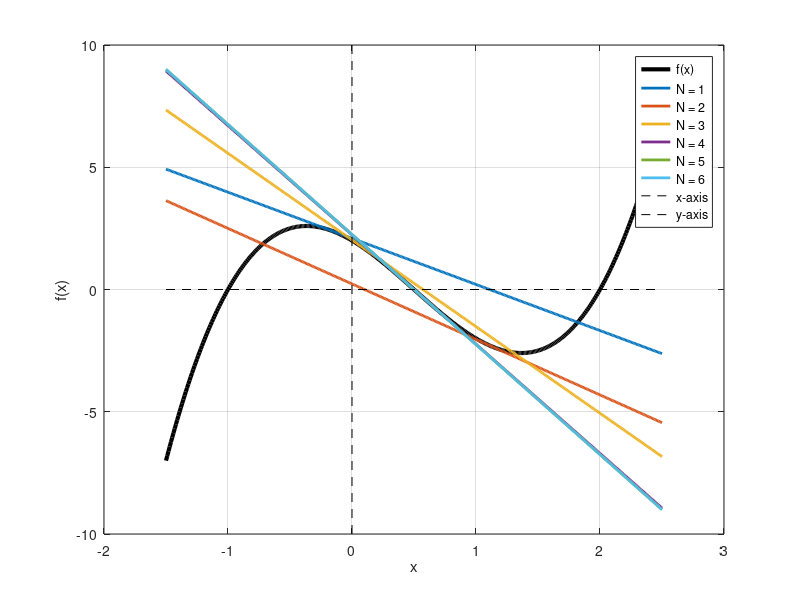

Write MATLAB code to recreate this figure.
x = -1.5:0.01:2.5; % range of X
N = 6; % number of iterations for finding the root

% actual function
fx = @(x) 2*x.^3 - 3*x.^2 - 3*x + 2;
dfx = @(x) 6*x.^2 - 6*x -3;

% plot
figure;
plot(x,fx(x),'k','LineWidth',3,'DisplayName','f(x)'); grid on
xlabel('x')
ylabel('f(x)')
hold on;

% Iterate over to find roots
x_ii = -0.16;
for ii = 1:N
    x_next = x_ii - fx(x_ii)/dfx(x_ii);
    % y = XXX   %(y - y0) = m(x - x0)
    y = fx(x_ii) + dfx(x_ii)*(x-x_ii);
    % y = fx(x_next);
    
    % plot
    plot(x,y,'LineWidth',2,'DisplayName',['N = ',num2str(ii)])
    % Update x
    x_ii = x_next;
    % print
    disp(sprintf('Iteration = %d, x = %0.3f',ii, x_ii));
end
legend show
plot([x(1) x(end)],[0 0],'--k','DisplayName','x-axis');
plot([0 0],[-10 10],'--k','DisplayName','y-axis');